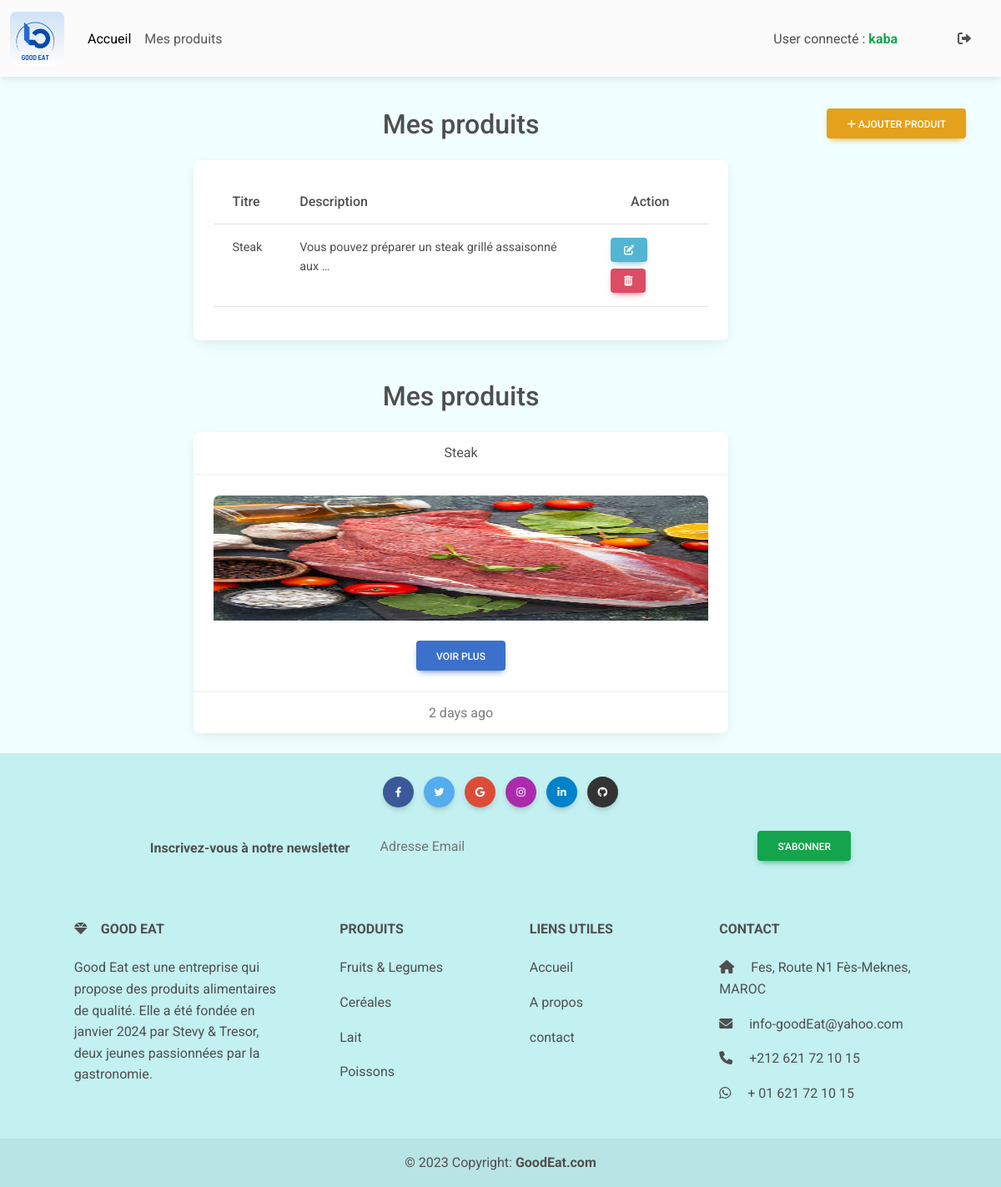
/my-admin/my-produits (signed in), run on the app's committed database.
### my_blog/models.py (models this page shows, shortened)
class Produit(models.Model):
    title = models.CharField(max_length = 60)
    desc = models.TextField()
    category = models.ForeignKey(Category, on_delete=models.CASCADE,null=True)
    user = models.ForeignKey(User, on_delete=models.CASCADE)
    image = models.ImageField(upload_to = "", null=True,blank=True)
    created_add = models.DateTimeField(auto_now_add=True)
    update_add = models.DateTimeField(auto_now_add=True)

### app_admin/views.py (the view)
# urls.py: path('my-produits', user_articles, name="my-produits"),
def user_articles(request):
    if not request.user.is_authenticated:
        return redirect('home')
    list_produits = Produit.objects.filter(user=request.user)
    return render(request, 'my-produits.html', {'liste_produits': list_produits})

### app_admin/templates/my-produits.html
{% extends "partials/base.html" %} {% block content%}
<div class="container">
  <div class="row">
    <div class="col-md-2">
    </div>
    <div class="col-md-7">
        {% if liste_produits %}
        <h2 class="card-title text-center mb-4">Mes produits</h2>
            <div class="card mb-5">
                <div class="card-body">
                    <table class="table table-hover">
                        <thead>
                            <tr>
                                <th class="text-start h6">Titre</th>
                                <th class="text-start h6">Description</th>
                                <th class="text-center h6">Action</th>
                            </tr>
                        </thead>
                        <tbody>
                            {% for myProduit in liste_produits %}
                            <tr>
                                <td>
                                    <p class="">{{myProduit.title}}</p>
                                </td>
                                <td>
                                    <p class="">{{myProduit.desc | truncatewords:8}}</p>
                                </td>
                                <td>
                                    <a href="" class="btn btn-info btn-sm me-2 mb-2"><i class="fas fa-edit"></i></a>
                                    <a href="" class="btn btn-danger btn-sm"><i class="fas fa-trash-alt"></i></a>
                                </td>
                            </tr>
                            {% endfor %}
                        </tbody>
                    </table>
                </div>
            </div>
            <h2 class="card-title text-center mb-4">Mes produits</h2>
            {% for myProduit in liste_produits %}
            <div class="card text-center mb-4">
                <div class="card-header">{{myProduit.title}}</div>
                <div class="card-body">
                <div class="mb-4">
                    <img
                    src="{{myProduit.image.url}}"
                    class="card-img-top images"
                    alt="Fissure in Sandstone"
                    height="150"
                    />
                </div>
                <div>
                    <a href="#" class="btn btn-primary" data-mdb-ripple-init>voir plus</a>
                </div>
                </div>
                <div class="card-footer text-muted">2 days ago</div>
            </div>
            {% endfor %}
        {% else %}
        <h2 class="card-title text-center mb-4"> Vous n'avez aucun produit</h2>
        {% endif %}
    </div>
    <div class="col-md-3">
        <a href="{% url 'ajouter-produit' %}"  class="btn btn-warning float-end"><i class="fas fa-plus"></i> Ajouter Produit</a>
    </div>
  </div>
</div>
{% endblock%}

### app_admin/templates/_navadmin.html (shortened to what this page needs)
{% load static %}
<div id="navbar">
  <nav class="navbar navbar-expand-lg fixed-top navbar-light bg-body-tertiary">
    <div class="container-fluid">
      <a class="navbar-brand" href="{% url 'home' %}">
        <img src="{% static 'img/GoodEat_Mylogo.png' %}" alt="Logo" id="logo" loading="lazy" />
      </a>
      <div class="collapse navbar-collapse" id="navbarTogglerDemo02">
        <ul class="navbar-nav me-auto mb-2 mb-lg-0">
          <li class="nav-item">
            <a class="nav-link active" aria-current="page" href="{% url 'home' %}">Accueil</a>
          </li>
          {% if user.is_authenticated %}
          <li class="nav-item">
            <a class="nav-link" href="{% url 'my-produits' %}">Mes produits</a>
          </li>
        </ul>
        <div class="mt-3">
          <p class='text-bg-body-secondary me-5'>User connecté : <span class='text-success fw-bold'>{{ user.username }}</span></p>
          {% else %}
          {% comment %} <p>User non connecté </p> {% endcomment %}
          {% endif %}
        </div>
        {% if user.is_authenticated %}
        <div class="d-flex align-items-center mx-4">
          <a class="nav-link " href="{% url 'logout-blog' %}" id="" role="button" data-mdb-toggle="" aria-expanded="false">
            <i class="fas fa-sign-out-alt"></i>
          </a>
        </div>
        {% else %}
        <div class="d-flex align-items-center mx-4">
          <a class="nav-link " href="{% url "dashboard" %}" id="" role="button" data-mdb-toggle="" aria-expanded="false">
            <i class="fas fa-user"></i>
          </a>
        </div>
        {% endif %}
    </div>
</div>
</nav>
</div>

### my_blog/static/css/style.css (style rules this page uses)
#navbar { margin-bottom: 130px; }
#logo { height: 65px; border-radius: 8px; }
body { background-color: azure; }

### data on the page
Produit: title "Steak", desc "Vous pouvez préparer un steak grillé assaisonné aux …", image (picture)

### other printed values
{{ user.username }} "kaba"
